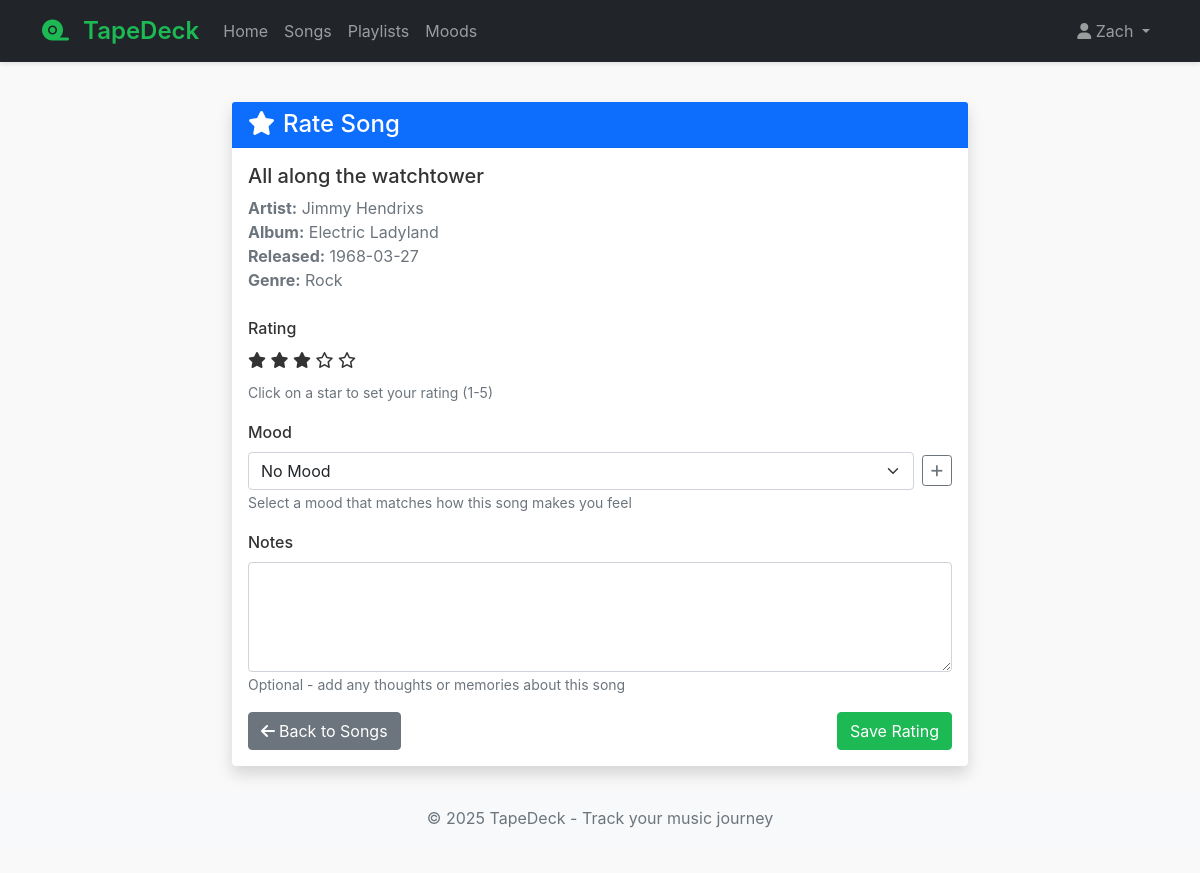
Page /songs/2/rate (signed in) on the earlier database version.
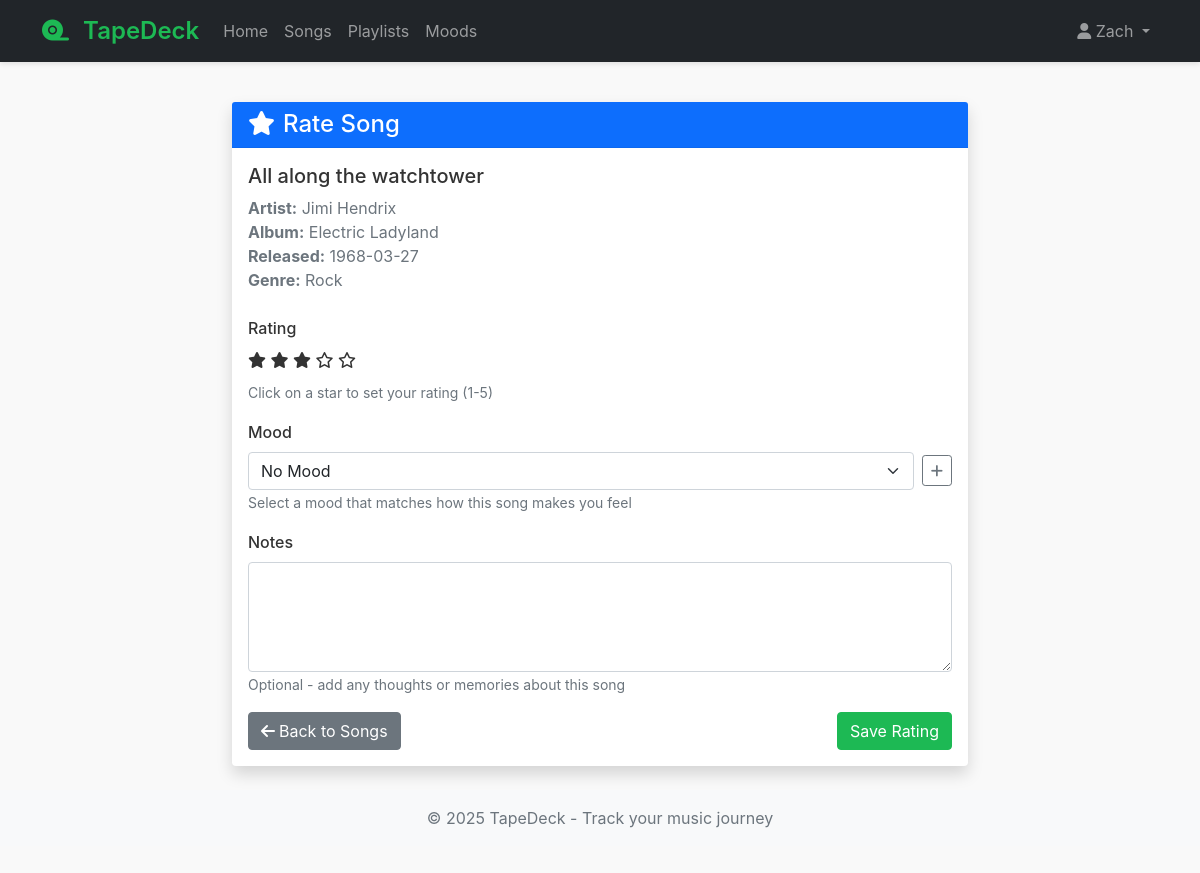
Same page on the later database version.
### models.py (models this page shows)
class Artist(db.Model):
    __tablename__ = 'artist'
    artist_id = db.Column(db.Integer, primary_key=True)
    artist_name = db.Column(db.String(100), nullable=False)
    songs = db.relationship('Song', backref='artist', lazy=True)

### routes.py (the view, shortened to what this page needs)
@bp.route('/songs/<int:song_id>/rate', methods=['GET', 'POST'])
@login_required
def rate_song(song_id):
    song = Song.query.get_or_404(song_id)
    rating = SongRating.query.filter_by(user_id=current_user.user_id, song_id=song_id).first()
    form = SongRatingForm()
    form.mood_id.choices = [(m.mood_id, m.mood) for m in Mood.query.filter_by(user_id=current_user.user_id).all()]
    form.mood_id.choices.insert(0, (0, 'No Mood'))
    if request.method == 'GET':
        if rating:
            form.rating.data = rating.rating
            form.mood_id.data = rating.mood_id if rating.mood_id else 0  # Default to 0 if no mood
            form.notes.data = rating.notes
    return render_template('rate_song.html', form=form, song=song)

### forms.py
class SongRatingForm(FlaskForm):
    rating = FloatField('Rating (1-5)', validators=[DataRequired(), NumberRange(min=1, max=5)])
    mood_id = SelectField('Mood', coerce=int, validators=[Optional()])  # Keep the coerce=int
    notes = TextAreaField('Notes', validators=[Optional()])
    submit = SubmitField('Save Rating')

### app.py (called while the page is built)
def create_app(config_class=Config):
    app = Flask(__name__)
    app.config.from_object(config_class)
    app.jinja_env.globals.update(enumerate=enumerate)
    db.init_app(app)
    login_manager = LoginManager()
    login_manager.login_view = 'routes.login'
    login_manager.login_message_category = 'info'
    login_manager.init_app(app)
    @login_manager.user_loader
    def load_user(user_id):
        return User.query.get(int(user_id))
    app.register_blueprint(routes_bp)
    with app.app_context():
        db.create_all()
    return app

### templates/rate_song.html (shortened to what this page needs)
{% extends "base.html" %}
{% block content %}
<div class="row justify-content-center">
    <div class="col-md-8">
        <div class="card shadow">
            <div class="card-header bg-primary text-white">
                <h4 class="mb-0">
                    <i class="fas fa-star me-2"></i>Rate Song
                </h4>
            </div>
            <div class="card-body">
                <div class="mb-4">
                    <h5>{{ song.song_name }}</h5>
                    <p class="text-muted mb-0">
                        <strong>Artist:</strong> {{ song.artist.artist_name }}
                        {% if song.album %}
                            <br><strong>Album:</strong> {{ song.album.album_name }}
                        {% endif %}
                        {% if song.release_date %}
                            <br><strong>Released:</strong> {{ song.release_date }}
                        {% endif %}
                        {% if song.genre %}
                            <br><strong>Genre:</strong> {{ song.genre }}
                        {% endif %}
                    </p>
                </div>
                <form id="song-rating-form" method="POST" action="{{ url_for('routes.rate_song', song_id=song.song_id) }}">
                    <div class="mb-3">
                        <label class="form-label">Rating</label>
                        <div class="star-rating-input mb-2">
                            <i class="far fa-star" data-value="1"></i>
                            <i class="far fa-star" data-value="2"></i>
                            <i class="far fa-star" data-value="3"></i>
                            <i class="far fa-star" data-value="4"></i>
                            <i class="far fa-star" data-value="5"></i>
                        </div>
                        <small class="text-muted">Click on a star to set your rating (1-5)</small>
                    </div>
                    <div class="mb-3">
                        {{ form.mood_id.label(class="form-label") }}
                        <div class="d-flex align-items-center">
                            {{ form.mood_id(class="form-select" + (" is-invalid" if form.mood_id.errors else "")) }}
                            <a href="#" id="new-mood-link" class="btn btn-sm btn-outline-secondary ms-2" title="Add New Mood">
                                <i class="fas fa-plus"></i>
                            </a>
                        </div>
                        <small class="text-muted">Select a mood that matches how this song makes you feel</small>
                    </div>
                    <div class="mb-3 mt-3">
                        {{ form.notes.label(class="form-label") }}
                        {{ form.notes(class="form-control" + (" is-invalid" if form.notes.errors else ""), rows=4) }}
                        <small class="text-muted">Optional - add any thoughts or memories about this song</small>
                    </div>
                    <div class="d-flex justify-content-between">
                        <a href="{{ url_for('routes.songs') }}" class="btn btn-secondary">
                            <i class="fas fa-arrow-left me-1"></i>Back to Songs
                        </a>
                        <button type="submit" id="save-rating-btn" class="btn btn-primary">
                            Save Rating
                        </button>
                    </div>
                </form>
            </div>
        </div>
    </div>
</div>
{% endblock %}

Differences in the rows shown:
changed Artist: artist.artist_name "Jimmy Hendrixs" → "Jimi Hendrix"
